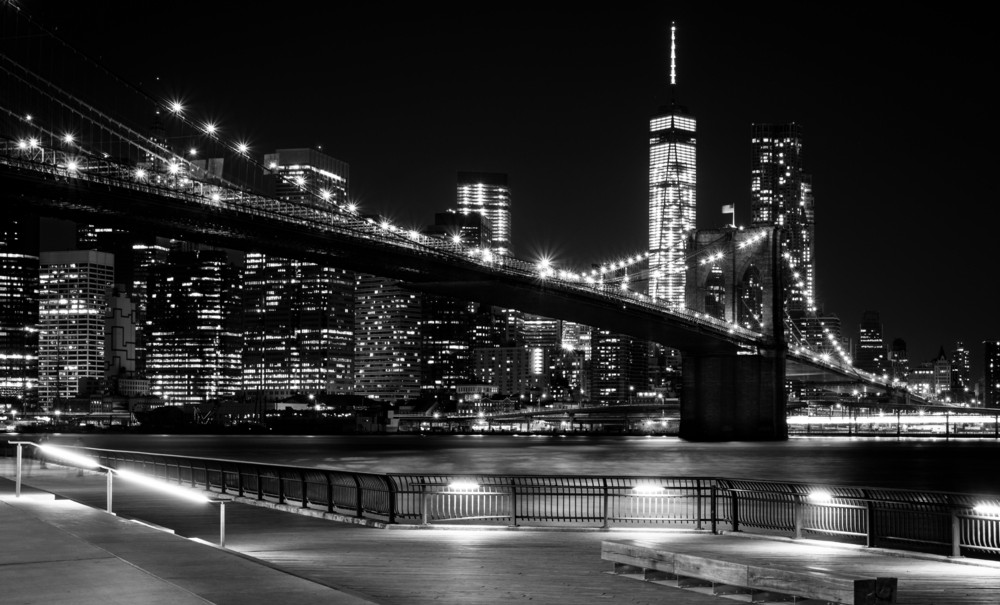
#> input picture data/city.jpg, 1000 x 605 px; the run also reads 1 picture not shown here
$ jupyter execute inverseProblem.ipynb
#> lines starting #> are read from the running program, lines starting #| are printed output that depends on the picture
[cell 1]
import numpy as np
import matplotlib.pyplot as plt
from skimage import data, img_as_float
from skimage.util import random_noise
from skimage.io import imread
import pywt
from sklearn.linear_model import Lasso
from skimage.metrics import peak_signal_noise_ratio, structural_similarity

[cell 2]
# Load a sample image from my folder
x = img_as_float(imread("data/city.jpg", as_gray=True))
#> x is the input picture: shape (605, 1000) float64; min 0, max 1, mean 0.187
original_shape = x.shape

Generate a random binary matrix A of the same size as the signal, with a parameter controlling the Bernoulli law

[cell 3]
# Generate random mask using Bernoulli(p)
p = 0.5  # 50% pixels observed
A = np.random.rand(*x.shape) < p

Create some white Gaussian noise (at various levels)

[cell 4]
# Create some white Gaussian noise
sigma = 0.05
n = np.random.normal(0, sigma, x.shape)

Generate the direct problem y = Ax + b (where x is the original signal)

[cell 5]
# Generate the direct problem y = Ax + b (where x is the original signal)
y = A * x + n
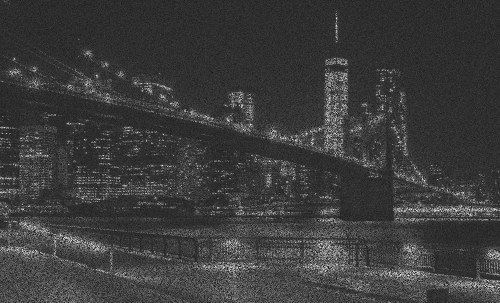
#> y: shape (605, 1000) float64 (shown at 1/2 size); min -0.25, max 1.2, mean 0.0935; drawn with min black and max white

The direct problem writes

$$
y = Ax + n = A \Phi \alpha + n
$$

The minimization becomes

$$
\alpha = \argmin \frac{1}{2} \|M (\Phi \alpha - y)\|_2^2 + \lambda \|\alpha\|_1
$$

Estimate using the sparse approach (reminder: an image is sparse in the Wavelet domain)

We can show that the solution is given by the so-called Soft-Thresholding operator

[cell 6]
# Store original shape for reconstruction
original_shape = x.shape

# Wavelet transform
wavelet = 'db1'
coeffs = pywt.wavedec2(y, wavelet, level=2)
#> coeffs = 3 items
coeffs_arr, coeff_slices = pywt.coeffs_to_array(coeffs)
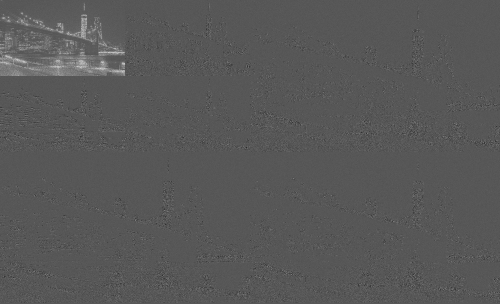
#> coeffs_arr: shape (607, 1000) float64 (shown at 1/2 size); min -1.7, max 3.28, mean 0.0229; drawn with min black and max white
#> coeff_slices = 3 items

# Inpainting mask must be transformed similarly
mask_coeffs = pywt.wavedec2(A.astype(float), wavelet, level=2)
mask_arr, _ = pywt.coeffs_to_array(mask_coeffs)

# Thresholding (soft = sparse approximation)
threshold = 3 * sigma
coeffs_thresh = pywt.threshold(coeffs_arr, threshold, mode='soft')

# Inverse wavelet to reconstruct
coeffs_recon = pywt.array_to_coeffs(coeffs_thresh, coeff_slices, output_format='wavedec2')
#> coeffs_recon = 3 items
reconstructed = pywt.waverec2(coeffs_recon, wavelet)

# Ensure reconstructed image has the same shape as original
if reconstructed.shape != original_shape:
    # Crop or pad to match original shape
    if reconstructed.shape[0] > original_shape[0]:
        reconstructed = reconstructed[:original_shape[0], :]
#> reconstructed: shape (605, 1000) float64
    elif reconstructed.shape[0] < original_shape[0]:
        reconstructed = np.pad(reconstructed, ((0, original_shape[0] - reconstructed.shape[0]), (0, 0)), 'constant')

    if reconstructed.shape[1] > original_shape[1]:
        reconstructed = reconstructed[:, :original_shape[1]]
    elif reconstructed.shape[1] < original_shape[1]:
        reconstructed = np.pad(reconstructed, ((0, 0), (0, original_shape[1] - reconstructed.shape[1])), 'constant')

[cell 7]
# Plot
fig, axs = plt.subplots(1, 3, figsize=(15, 5))
axs[0].imshow(x, cmap='gray'); axs[0].set_title('Original'); axs[0].axis('off')
axs[1].imshow(y, cmap='gray'); axs[1].set_title('Noisy & Masked'); axs[1].axis('off')
axs[2].imshow(reconstructed, cmap='gray'); axs[2].set_title('Reconstructed'); axs[2].axis('off')
plt.tight_layout()
plt.show()
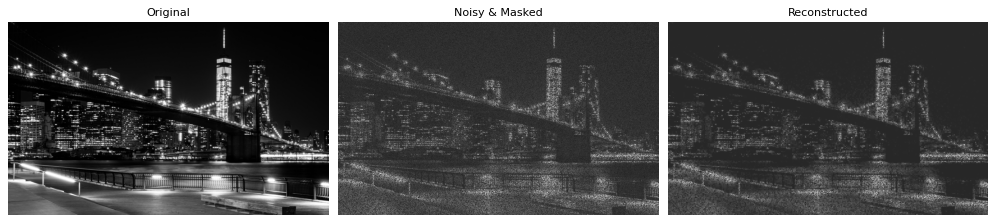
#> figure drawn by matplotlib, 3 panels

To measure the quality of denoising, two proposition:

### ✅ 1. **PSNR** — Peak Signal-to-Noise Ratio

$$
\text{PSNR} = 10 \cdot \log_{10}\left(\frac{\text{MAX}^2}{\text{MSE}}\right)
$$

* **MAX**: max pixel value (1.0 if image is normalized)
* **MSE**: mean squared error between clean and denoised images

**Higher PSNR → better quality** (typically 30 dB or more is decent)

---

### ✅ 2. **SSIM** — Structural Similarity Index

$$
\text{SSIM}(x, y) \in [-1, 1]
$$

* Measures **luminance**, **contrast**, and **structure**
* More perceptually aligned than PSNR

**Closer to 1 → better quality**

[cell 8]
psnr_val = peak_signal_noise_ratio(x, reconstructed)
#> psnr_val = 13.84
ssim_val = structural_similarity(x, reconstructed, data_range=1)
#> ssim_val = 0.221

print(f"PSNR: {psnr_val:.2f} dB")
#| PSNR: 13.84 dB
print(f"SSIM: {ssim_val:.4f}")
#| SSIM: 0.2211

[cell 9]
def reconstruction(x, A, y, wavelet='db1', threshold=3):
    """
    Reconstructs the original signal from the observed data using wavelet transform.

    Parameters:
    - x: Original signal (image).
    - A: Mask indicating observed pixels.
    - y: Noisy/masked signal.
    - wavelet: Type of wavelet to use for decomposition.
    - threshold: Threshold for soft thresholding.

    Returns:
    - reconstructed: Reconstructed signal.
    """
    # Get the original shape from input
    original_shape = x.shape

    coeffs = pywt.wavedec2(y, wavelet, level=2)
    coeffs_arr, coeff_slices = pywt.coeffs_to_array(coeffs)

    mask_coeffs = pywt.wavedec2(A.astype(float), wavelet, level=2)
    mask_arr, _ = pywt.coeffs_to_array(mask_coeffs)

    coeffs_thresh = pywt.threshold(coeffs_arr, threshold * np.std(y), mode='soft')

    coeffs_recon = pywt.array_to_coeffs(coeffs_thresh, coeff_slices, output_format='wavedec2')
    reconstructed = pywt.waverec2(coeffs_recon, wavelet)

    # Ensure reconstructed image has the same shape as original
    if reconstructed.shape != original_shape:
        # Crop or pad to match original shape
        if reconstructed.shape[0] > original_shape[0]:
            reconstructed = reconstructed[:original_shape[0], :]
        elif reconstructed.shape[0] < original_shape[0]:
            reconstructed = np.pad(reconstructed, ((0, original_shape[0] - reconstructed.shape[0]), (0, 0)), 'constant')

        if reconstructed.shape[1] > original_shape[1]:
            reconstructed = reconstructed[:, :original_shape[1]]
        elif reconstructed.shape[1] < original_shape[1]:
            reconstructed = np.pad(reconstructed, ((0, 0), (0, original_shape[1] - reconstructed.shape[1])), 'constant')

    return reconstructed

[cell 10]
wavelet_types = ['db1', 'db4', 'sym4', 'coif1', 'haar']
reconstructed_shapes = []

for w in wavelet_types:
    reconstructed = reconstruction(x, A, y, wavelet=w)
    reconstructed_shapes.append(reconstructed.shape)
    psnr_val = peak_signal_noise_ratio(x, reconstructed)
    ssim_val = structural_similarity(x, reconstructed, data_range=1)
    print(f"Wavelet: {w}, PSNR: {psnr_val:.2f} dB, SSIM: {ssim_val:.4f}")
#> this loop made 5 passes
#> (psnr_val, ssim_val) on passes 1 to 5: (12.33, 0.123), (12.39, 0.126), (12.4, 0.126), (12.39, 0.126), (12.33, 0.123)
#> (printed output is left out)
#> pass 1, in reconstruction, `coeffs_thresh = pywt.threshold(coeffs_arr, threshold * np.std(y), mode..`:
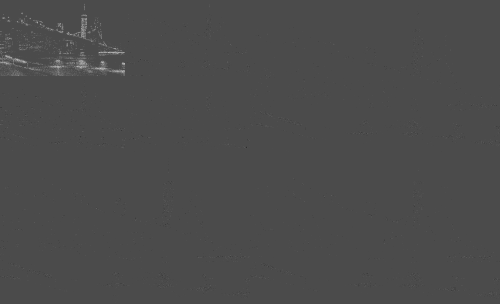
#> coeffs_thresh: shape (607, 1000) float64 (shown at 1/2 size); min -1.13, max 2.7, mean 0.00693; drawn with min black and max white
#> pass 1, in reconstruction, `reconstructed = reconstructed[:original_shape[0], :]`:
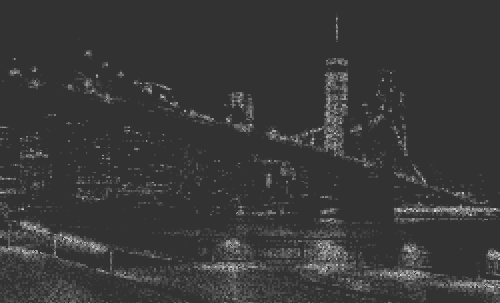
#> reconstructed: shape (605, 1000) float64 (shown at 1/2 size); min -0.198, max 0.811, mean 0.0276; drawn with min black and max white
#> after the loop, reconstructed_shapes = [(605, 1000), (605, 1000), (605, 1000), (605, 1000), (605, 1000)]

For both PSNR and SSIM, higher scores are better: sym4 have the better result.

sym4 is a Symlet wavelet — specifically, the Symlet of order 4 — used in wavelet transforms for signal and image processing.

## Comparison of Different Thresholding Rules

Let's test different thresholding rules for wavelet-based reconstruction:

### 1. **Soft Thresholding**
$$T_{\text{soft}}(x, \lambda) = \text{sign}(x) \cdot \max(|x| - \lambda, 0)$$
- Shrinks coefficients gradually
- Preserves smoothness
- Good for continuous signals

### 2. **Hard Thresholding**
$$T_{\text{hard}}(x, \lambda) = \begin{cases}
x & \text{if } |x| > \lambda \\
0 & \text{if } |x| \leq \lambda
\end{cases}$$
- Keeps or kills coefficients completely
- Can introduce artifacts
- Better for piecewise constant signals

### 3. **Empirical Wiener Thresholding**
$$T_{\text{wiener}}(x, \lambda) = \frac{x^2}{x^2 + \lambda^2} \cdot x$$
- Adaptive based on signal/noise ratio
- Balances between soft and hard
- Often gives better results for noisy signals

[cell 11]
def empirical_wiener_threshold(data, threshold):
    """
    Empirical Wiener thresholding function.

    Parameters:
    - data: Input data (wavelet coefficients)
    - threshold: Threshold parameter (noise variance estimate)

    Returns:
    - Thresholded data
    """
    # Empirical Wiener: T_wiener(x, λ) = (x^2 / (x^2 + λ^2)) * x
    return (data**2 / (data**2 + threshold**2)) * data

[cell 12]
def reconstruction_with_thresholding(x, A, y, wavelet='db1', threshold=3, thresh_mode='soft'):
    """
    Reconstructs the original signal using different thresholding rules.

    Parameters:
    - x: Original signal (image)
    - A: Mask indicating observed pixels
    - y: Noisy/masked signal
    - wavelet: Type of wavelet to use for decomposition
    - threshold: Threshold parameter
    - thresh_mode: Thresholding mode ('soft', 'hard', 'wiener')

    Returns:
    - reconstructed: Reconstructed signal
    """
    # Get the original shape from input
    original_shape = x.shape

    # Wavelet decomposition
    coeffs = pywt.wavedec2(y, wavelet, level=2)
    coeffs_arr, coeff_slices = pywt.coeffs_to_array(coeffs)

    # Calculate threshold value
    threshold_val = threshold * np.std(y)

    # Apply different thresholding rules
    if thresh_mode == 'soft':
        coeffs_thresh = pywt.threshold(coeffs_arr, threshold_val, mode='soft')
    elif thresh_mode == 'hard':
        coeffs_thresh = pywt.threshold(coeffs_arr, threshold_val, mode='hard')
    elif thresh_mode == 'wiener':
        coeffs_thresh = empirical_wiener_threshold(coeffs_arr, threshold_val)
    else:
        raise ValueError(f"Unknown thresholding mode: {thresh_mode}")

    # Inverse wavelet transform
    coeffs_recon = pywt.array_to_coeffs(coeffs_thresh, coeff_slices, output_format='wavedec2')
    reconstructed = pywt.waverec2(coeffs_recon, wavelet)

    # Ensure reconstructed image has the same shape as original
    if reconstructed.shape != original_shape:
        # Crop or pad to match original shape
        if reconstructed.shape[0] > original_shape[0]:
            reconstructed = reconstructed[:original_shape[0], :]
        elif reconstructed.shape[0] < original_shape[0]:
            reconstructed = np.pad(reconstructed, ((0, original_shape[0] - reconstructed.shape[0]), (0, 0)), 'constant')

        if reconstructed.shape[1] > original_shape[1]:
            reconstructed = reconstructed[:, :original_shape[1]]
        elif reconstructed.shape[1] < original_shape[1]:
            reconstructed = np.pad(reconstructed, ((0, 0), (0, original_shape[1] - reconstructed.shape[1])), 'constant')

    return reconstructed

[cell 13]
# Test different thresholding rules
thresholding_methods = ['soft', 'hard', 'wiener']
wavelet = 'sym4'  # Use the best wavelet from previous comparison
threshold = 3

print("=== Comparison of Thresholding Methods ===")
print(f"Wavelet: {wavelet}, Threshold: {threshold}")
print("-" * 50)

results = {}
reconstructed_images = {}

for method in thresholding_methods:
    # Reconstruct using different thresholding method
    reconstructed = reconstruction_with_thresholding(x, A, y, wavelet=wavelet, threshold=threshold, thresh_mode=method)
    reconstructed_images[method] = reconstructed

    # Calculate metrics
    psnr_val = peak_signal_noise_ratio(x, reconstructed)
    ssim_val = structural_similarity(x, reconstructed, data_range=1)

    results[method] = {'psnr': psnr_val, 'ssim': ssim_val}

    print(f"{method.upper():>10}: PSNR = {psnr_val:.2f} dB, SSIM = {ssim_val:.4f}")
#> this loop made 3 passes
#> (psnr_val, ssim_val) on passes 1 to 3: (12.4, 0.126), (13.91, 0.176), (13.73, 0.202)
#> (printed output is left out)
#> after the loop, reconstructed_images = 3 items; results = 3 items

# Find best method
best_method = max(results.keys(), key=lambda k: results[k]['psnr'])
#> best_method = 'hard'
print(f"\n🏆 Best method: {best_method.upper()} (PSNR: {results[best_method]['psnr']:.2f} dB)")
#| 🏆 Best method: HARD (PSNR: 13.91 dB)

[cell 14]
# Visualize results
fig, axes = plt.subplots(2, 3, figsize=(18, 12))

# Top row: Original, Noisy/Masked, and difference
axes[0, 0].imshow(x, cmap='gray')
axes[0, 0].set_title('Original Image', fontsize=12)
axes[0, 0].axis('off')

axes[0, 1].imshow(y, cmap='gray')
axes[0, 1].set_title('Noisy & Masked', fontsize=12)
axes[0, 1].axis('off')

# Show difference between noisy and original
diff_original = np.abs(x - y)
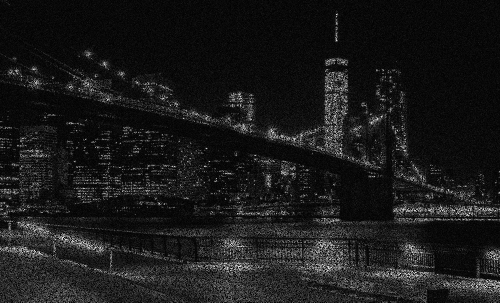
#> diff_original: shape (605, 1000) float64 (shown at 1/2 size); min 7.6e-08, max 1.15, mean 0.119; drawn with min black and max white
axes[0, 2].imshow(diff_original, cmap='hot')
axes[0, 2].set_title('|Original - Noisy|', fontsize=12)
axes[0, 2].axis('off')

# Bottom row: Reconstructed images
for i, method in enumerate(thresholding_methods):
    axes[1, i].imshow(reconstructed_images[method], cmap='gray')
    psnr = results[method]['psnr']
    ssim = results[method]['ssim']
    axes[1, i].set_title(f'{method.upper()}\nPSNR: {psnr:.2f} dB, SSIM: {ssim:.4f}', fontsize=11)
    axes[1, i].axis('off')
#> this loop made 3 passes

plt.tight_layout()
plt.show()
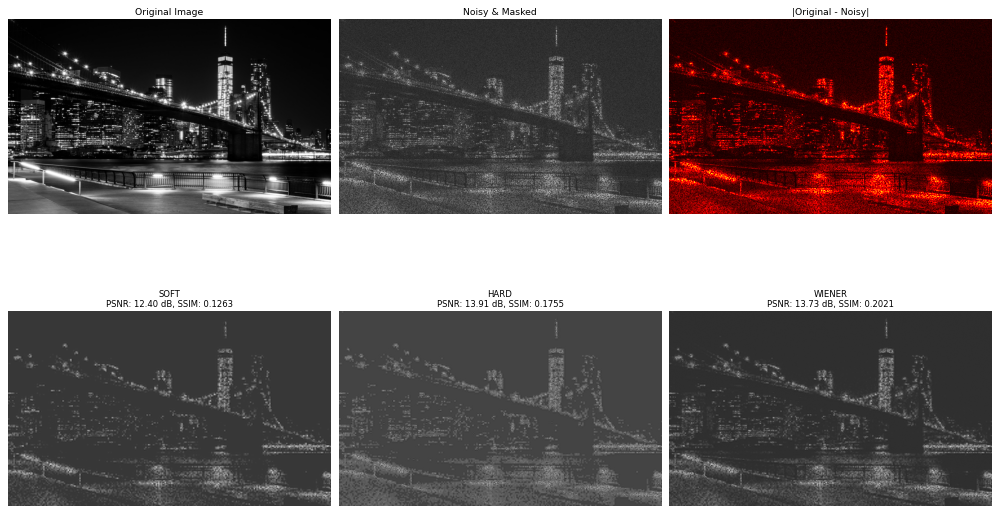
#> figure drawn by matplotlib, 6 panels

[cell 15]
# Test different lambda values for the best method
threshold_values = [0.5, 1.0, 2.0, 3.0, 4.0, 5.0]
best_method = 'wiener'

print(f"\n=== Threshold Optimization for {best_method.upper()} Method ===")
print("-" * 55)

threshold_results = {}
for thresh in threshold_values:
    reconstructed = reconstruction_with_thresholding(x, A, y, wavelet='sym4', threshold=thresh, thresh_mode=best_method)
    psnr_val = peak_signal_noise_ratio(x, reconstructed)
    ssim_val = structural_similarity(x, reconstructed, data_range=1)

    threshold_results[thresh] = {'psnr': psnr_val, 'ssim': ssim_val}
    print(f"Threshold {thresh:>3.1f}: PSNR = {psnr_val:.2f} dB, SSIM = {ssim_val:.4f}")
#> this loop made 6 passes
#> (threshold_val in reconstruction_with_thresholding, psnr_val, ssim_val) on passes 1 to 6: (0.0962, 13.72, 0.293), (0.192, 13.99, 0.292), (0.385, 14.03, 0.238), (0.577, 13.73, 0.202), (0.77, 13.33, 0.177), (0.962, 12.96, 0.159)
#> (printed output is left out)
#> (the rest of the program and of its run is left out)
